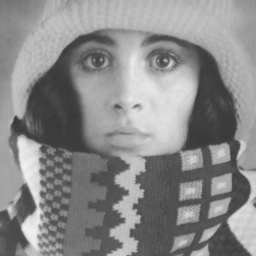
#> input picture sip/A4/code/test_images/trui.png, 256 x 256 px
$ python task_2.py
#> lines starting #> are read from the running program, lines starting #| are printed output that depends on the picture
### sip/A4/code/imshow_many.py
import matplotlib
matplotlib.rc("image", cmap = "gray")
import matplotlib.pyplot as plt

import numpy as np

def imshow_many(imgs,
                titles    = [],
                fig_dims  = None,
                fig_title = None,
                figsize   = (16, 8),
                do_show   = True,
                png_out   = None):

    n = len(imgs)
    if n < 1:
        return

    if fig_dims is not None:
        x, y = fig_dims
    else:
        x, y = (2, 2) if n == 4 else (int(np.ceil(n / 3)), min(n, 3))
    fig, _axes = plt.subplots(x, y, figsize = figsize)
    axes = _axes.ravel() if n > 1 else [_axes]

    titles += [None] * (n - len(titles))

    for ax, (img, title) in zip(axes, zip(imgs, titles)):
        if img is None:
            ax.set_visible(False)
        else:
            ax.imshow(img, aspect = img.shape[1] / img.shape[0])
            if title is not None:
                ax.set_title(title, fontsize = 14)

    for ax in axes[len(imgs):]:
        ax.set_visible(False)

    if fig_title is not None:
        fig.suptitle(fig_title, fontsize = 18)

    fig.tight_layout()
    fig.tight_layout()

    if do_show:
        plt.show()
    if png_out is not None:
        fig.tight_layout()
        fig.savefig(png_out, bbox_inches = "tight")
    fig.tight_layout()

    return fig

### sip/A4/code/task_2.py
#!/usr/bin/env -S ipython3 -i
import numpy as np

from skimage.io import imread, imsave
from skimage import img_as_float
import scipy.signal
from scipy.signal import convolve

from scipy.fft import next_fast_len, fft2, ifft2, fftshift, ifftshift

from imshow_many import imshow_many

def scale_fft(img, sigma):
    n, m = s = np.asarray(img.shape)
    X, Y = ifftshift(np.indices(s), axes = (1, 2))

    # compute sigma for the frequency domain.
    sigma_X, sigma_Y = s / (2 * np.pi * sigma)
    F_gauss = np.exp(-((X - n // 2) ** 2 / (2 * sigma_X ** 2) +
                       (Y - m // 2) ** 2 / (2 * sigma_Y ** 2)))
    return ifft2(fft2(img) * F_gauss).real


def task_2_1():
    #  sigmas = [2, 3, 5]
    sigmas = [0, 1, 2, 4, 8, 16]

    trui = imread("test_images/trui.png")
#> trui is the input picture: shape (256, 256); min 56, max 241, mean 137.7
    tmp = [(scale_fft(trui, sigma), f"scale_fft with $\sigma$ = {sigma}")
           for sigma in sigmas]
#> call 2 of scale_fft, with sigma = 1
#> in scale_fft (call 2), `X, Y = ifftshift(np.indices(s), axes = (1, 2))`:
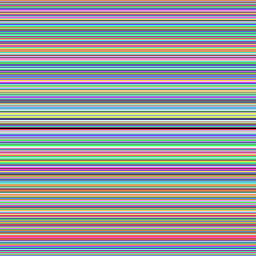
#> X: shape (256, 256) int64; 256 distinct labels, from 0 to 255; one colour per label, 0 black
#> in scale_fft (call 2), `X, Y = ifftshift(np.indices(s), axes = (1, 2))`:
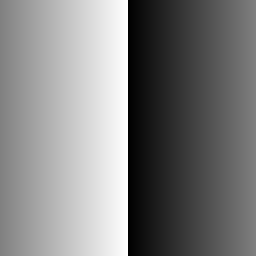
#> Y: shape (256, 256) int64; min 0, max 255, mean 127.5
#> in scale_fft (call 2), `sigma_X, sigma_Y = s / (2 * np.pi * sigma)`: sigma_X = 40.74
#> in scale_fft (call 2), `F_gauss = np.exp(-((X - n // 2) ** 2 / (2 * sigma_X ** 2) + (Y - m // ..`:
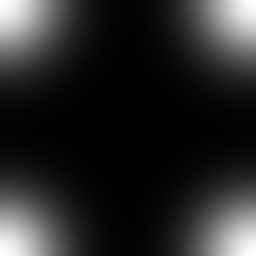
#> F_gauss: shape (256, 256) float64; min 5.17e-05, max 1, mean 0.159
#> call 4 of scale_fft, with sigma = 4
#> in scale_fft (call 4), `sigma_X, sigma_Y = s / (2 * np.pi * sigma)`: sigma_X = 10.19
#> in scale_fft (call 4), `return ifft2(fft2(img) * F_gauss).real`:
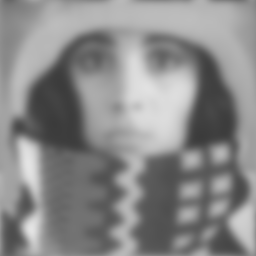
#> returned value: shape (256, 256) float64; min 59.71, max 228, mean 137.7
#> in scale_fft (call 5), `sigma_X, sigma_Y = s / (2 * np.pi * sigma)`: sigma_X = 5.09
#> in scale_fft (call 5), `F_gauss = np.exp(-((X - n // 2) ** 2 / (2 * sigma_X ** 2) + (Y - m // ..`:
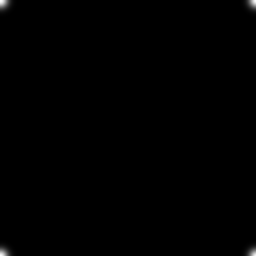
#> F_gauss: shape (256, 256) float64; min 4.74e-275, max 1, mean 0.00249
#> in scale_fft (call 5), `return ifft2(fft2(img) * F_gauss).real`:
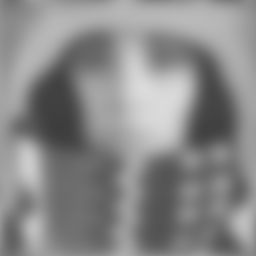
#> returned value: shape (256, 256) float64; min 61.72, max 219.2, mean 137.7
#> in scale_fft (call 6), `sigma_X, sigma_Y = s / (2 * np.pi * sigma)`: sigma_X = 2.55
#> in scale_fft (call 6), `return ifft2(fft2(img) * F_gauss).real`:
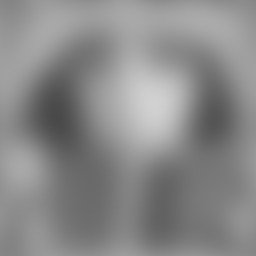
#> returned value: shape (256, 256) float64; min 73.81, max 209.6, mean 137.7
#> tmp = 6 items

    imgs   = [t[0] for t in tmp]
#> imgs = 6 items
    titles = [t[1] for t in tmp]
#> titles = ['scale_fft with $\\sigma$ = 0', 'scale_fft with $\\sigma$ = 1', 'scale_fft with $\\sigma$ = 2', 'scale_fft with $\\sigma$ = 4', 'scale_fft with $\\sigma$ = 8', 'scale_fft with $\\sigma$ = 16']

    imshow_many(imgs, titles,
                png_out = "../tex/figures/task_2_1.png",
                )
#> in imshow_many, `n = len(imgs)`: n = 6
#> in imshow_many, `x, y = (2, 2) if n == 4 else (int(np.ceil(n / 3)), min(n, 3))`: x = 2; y = 3
#> the loop in imshow_many, `for ax, (img, title) in zip(axes, zip(imgs, titles)):` made 6 passes
#> title on passes 1 to 6: 'scale_fft with $\\sigma$ = 0', 'scale_fft with $\\sigma$ = 1', 'scale_fft with $\\sigma$ = 2', 'scale_fft with $\\sigma$ = 4', 'scale_fft with $\\sigma$ = 8', 'scale_fft with $\\sigma$ = 16'
task_2_1()

$ run again, with sip/A4/code/test_images/cameraman.tif saved as sip/A4/code/test_images/trui.png
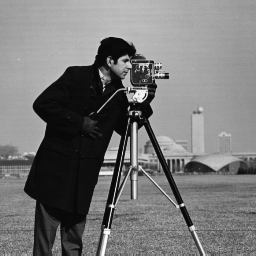
#> input picture sip/A4/code/test_images/cameraman.tif, 256 x 256 px
#> in task_2_1, trui is the input picture: shape (256, 256); min 7, max 253, mean 118.7
#> X: shape (256, 256) int64; 256 distinct labels, from 0 to 255
#> sigma_X = 5.09
#> in scale_fft (call 5), `return ifft2(fft2(img) * F_gauss).real`:
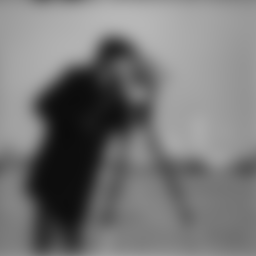
#> returned value: shape (256, 256) float64; min 11.74, max 184, mean 118.7
#> sigma_X = 2.55
#> in scale_fft (call 6), `return ifft2(fft2(img) * F_gauss).real`:
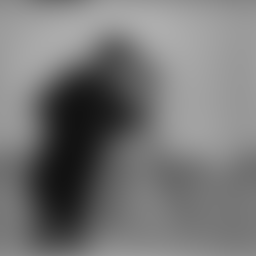
#> returned value: shape (256, 256) float64; min 18.37, max 173.6, mean 118.7
#> tmp = 6 items
#> in task_2_1, `titles = [t[1] for t in tmp]`: titles = ['scale_fft with $\\sigma$ = 0', 'scale_fft with $\\sigma$ = 1', 'scale_fft with $\\sigma$ = 2', 'scale_fft with $\\sigma$ = 4', 'scale_fft with $\\sigma$ = 8', 'scale_fft with $\\sigma$ = 16']
#> in imshow_many, `n = len(imgs)`: n = 6
#> x = 2; y = 3
#> the loop in imshow_many, `for ax, (img, title) in zip(axes, zip(imgs, titles)):` made 6 passes
#> title on passes 1 to 6: 'scale_fft with $\\sigma$ = 0', 'scale_fft with $\\sigma$ = 1', 'scale_fft with $\\sigma$ = 2', 'scale_fft with $\\sigma$ = 4', 'scale_fft with $\\sigma$ = 8', 'scale_fft with $\\sigma$ = 16'
